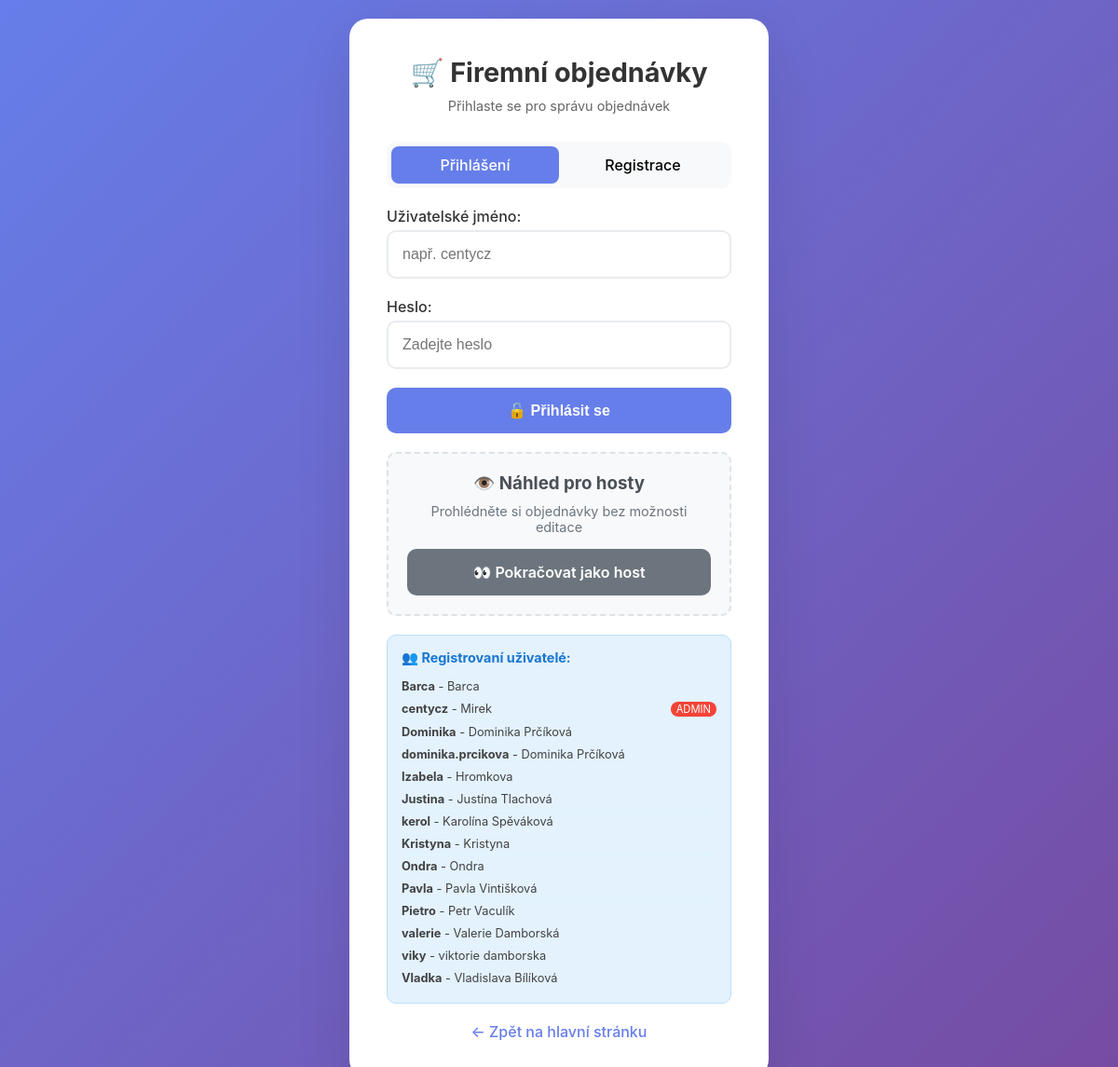
Page /pizza/login.php on the committed database.
### tables this page shows
CREATE TABLE `order_users` (
  `id` int(11) NOT NULL,
  `username` varchar(50) NOT NULL,
  `password_hash` varchar(255) NOT NULL,
  `full_name` varchar(100) DEFAULT NULL,
  `is_admin` tinyint(1) DEFAULT 0,
  `created_at` timestamp NULL DEFAULT current_timestamp(),
  `user_role` enum('admin','ragazzi','user') DEFAULT 'user',
  `is_active` tinyint(1) DEFAULT 1,
  `email` varchar(255) DEFAULT NULL
);

### pizza/login.php (the view, shortened to what this page needs)
<?php
try {
    $pdo = new PDO('mysql:host=127.0.0.1;dbname=pizza_orders;charset=utf8mb4', 'pizza_user', 'pizza');
    $pdo->setAttribute(PDO::ATTR_ERRMODE, PDO::ERRMODE_EXCEPTION);
    $pdo->setAttribute(PDO::ATTR_DEFAULT_FETCH_MODE, PDO::FETCH_ASSOC);
} catch(PDOException $e) {
    die("Chyba připojení: " . $e->getMessage());
}
try {
    $existing_users = $pdo->query("SELECT username, full_name, is_admin FROM order_users ORDER BY username")->fetchAll();
} catch(PDOException $e) {
    $existing_users = [];
}
?>
<!DOCTYPE html>
<html lang="cs">
<head>
</head>
<body>
    <div class="login-container">
        <div class="login-header">
            <h1>🛒 Firemní objednávky</h1>
            <p>Přihlaste se pro správu objednávek</p>
        </div>
        <div class="form-tabs">
            <div class="form-tab active" onclick="switchTab('login')">Přihlášení</div>
            <div class="form-tab" onclick="switchTab('register')">Registrace</div>
        </div>
        <div id="login-panel" class="form-panel active">
            <form method="POST">
                <div class="form-group">
                    <label>Uživatelské jméno:</label>
                    <input type="text" name="username" required placeholder="např. centycz" value="<?= isset($_POST['username']) ? htmlspecialchars($_POST['username']) : '' ?>">
                </div>
                <div class="form-group">
                    <label>Heslo:</label>
                    <input type="password" name="password" required placeholder="Zadejte heslo">
                </div>
                <button type="submit" class="btn btn-primary">
                    🔓 Přihlásit se
                </button>
            </form>
        <div class="guest-access">
            <h3>👁️ Náhled pro hosty</h3>
            <p>Prohlédněte si objednávky bez možnosti editace</p>
            <a href="orders_system.php?guest=1" class="btn btn-secondary">
                👀 Pokračovat jako host
            </a>
        </div>
        <?php if (!empty($existing_users)): ?>
        <div class="existing-users">
            <h4>👥 Registrovaní uživatelé:</h4>
            <div class="user-list">
                <?php foreach ($existing_users as $user): ?>
                    <div class="user-item">
                        <span><strong><?= htmlspecialchars($user['username']) ?></strong> - <?= htmlspecialchars($user['full_name']) ?></span>
                        <?php if ($user['is_admin']): ?>
                            <span class="admin-badge">ADMIN</span>
                        <?php endif; ?>
                    </div>
                <?php endforeach; ?>
            </div>
        </div>
        <?php endif; ?>
        <div class="back-link">
            <a href="../">← Zpět na hlavní stránku</a>
        </div>
    </div>
</body>
</html>

### pizza/login.php (style rules this page uses)
* { margin: 0; padding: 0; box-sizing: border-box; }
body { font-family: -apple-system, BlinkMacSystemFont, 'Segoe UI', Roboto, sans-serif; background: linear-gradient(135deg, #667eea 0%, #764ba2 100%); min-height: 100vh; display: flex; align-items: center; justify-content: center; padding: 20px; }
.login-container { background: white; border-radius: 20px; padding: 40px; box-shadow: 0 20px 60px rgba(0,0,0,0.1); width: 100%; max-width: 450px; }
.login-header { text-align: center; margin-bottom: 30px; }
.login-header h1 { color: #333; margin-bottom: 10px; font-size: 1.8rem; }
.login-header p { color: #666; font-size: 0.9rem; }
.form-tabs { display: flex; margin-bottom: 20px; background: #f8f9fa; border-radius: 10px; padding: 5px; }
.form-tab { flex: 1; padding: 10px; text-align: center; border-radius: 8px; cursor: pointer; transition: all 0.2s; font-weight: 500; }
.form-tab.active { background: #667eea; color: white; }
.form-group { margin-bottom: 20px; }
.form-group label { display: block; margin-bottom: 5px; font-weight: 500; color: #333; }
.form-group input { width: 100%; padding: 15px; border: 2px solid #e9ecef; border-radius: 10px; font-size: 1rem; transition: border-color 0.2s; }
.btn { width: 100%; padding: 15px; border: none; border-radius: 10px; font-size: 1rem; font-weight: 600; cursor: pointer; transition: all 0.2s; text-decoration: none; display: inline-block; text-align: center; }
.btn-primary { background: #667eea; color: white; }
.btn-secondary { background: #6c757d; color: white; }
.form-panel { display: none; }
.form-panel.active { display: block; }
.back-link { text-align: center; margin-top: 20px; }
.back-link a { color: #667eea; text-decoration: none; font-weight: 500; }
.guest-access { background: #f8f9fa; border: 2px dashed #dee2e6; border-radius: 10px; padding: 20px; margin-top: 20px; text-align: center; }
.guest-access h3 { color: #495057; margin-bottom: 10px; }
.guest-access p { color: #6c757d; font-size: 0.9rem; margin-bottom: 15px; }
.existing-users { background: #e3f2fd; border: 1px solid #bbdefb; border-radius: 10px; padding: 15px; margin-top: 20px; }
.existing-users h4 { color: #1976d2; margin-bottom: 10px; font-size: 0.9rem; }
.user-list { font-size: 0.8rem; color: #424242; }
.user-item { display: flex; justify-content: space-between; padding: 4px 0; border-bottom: 1px solid #e1f5fe; }
.user-item:last-child { border-bottom: none; }
.admin-badge { background: #f44336; color: white; padding: 1px 6px; border-radius: 8px; font-size: 0.7rem; }

### rows in the picture
order_users: username "Barca", full_name "Barca"
order_users: username "centycz", full_name "Mirek", is_admin "ADMIN"
order_users: username "Dominika", full_name "Dominika Prčíková"
order_users: username "dominika.prcikova", full_name "Dominika Prčíková"
order_users: username "Izabela", full_name "Hromkova"
order_users: username "Justina", full_name "Justína Tlachová"
order_users: username "kerol", full_name "Karolína Spěváková"
order_users: username "Kristyna", full_name "Kristyna"
order_users: username "Ondra", full_name "Ondra"
order_users: username "Pavla", full_name "Pavla Vintišková"
order_users: username "Pietro", full_name "Petr Vaculík"
order_users: username "valerie", full_name "Valerie Damborská"
order_users: username "viky", full_name "viktorie damborska"
order_users: username "Vladka", full_name "Vladislava Bílíková"
